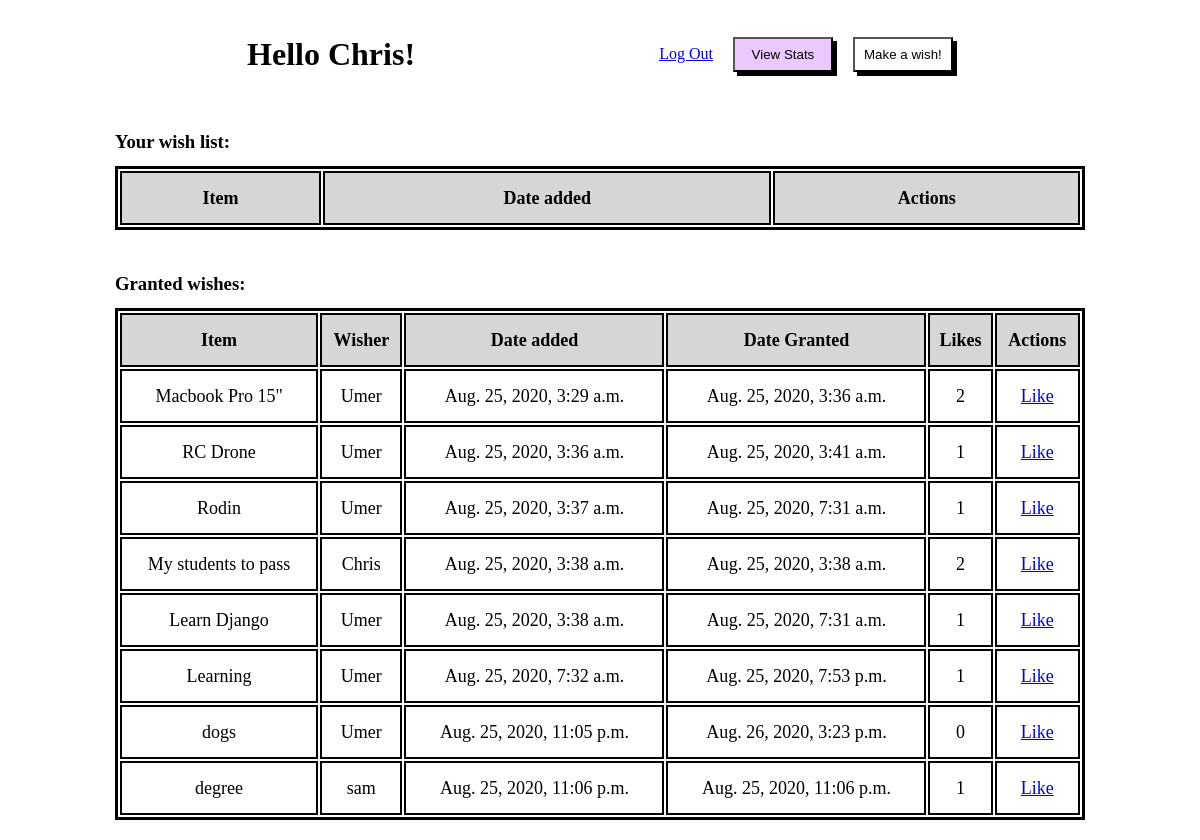
The app's page /wishes (signed in) with its own data.
### wish_app/models.py (models this page shows)
class User(models.Model):
    first_name = models.CharField(max_length=255)
    last_name = models.CharField(max_length=255)
    email = models.CharField(max_length=255)
    password = models.CharField(max_length=255)
    wish_liked = models.ManyToManyField('Wish', related_name="users_who_liked")
    created_at = models.DateTimeField(auto_now_add=True)
    updated_at = models.DateTimeField(auto_now=True)
    objects = UserManager()

class Wish(models.Model):
    item = models.CharField(max_length=255)
    describe = models.CharField(max_length=255)
    uploaded_by = models.ForeignKey(
        'User', related_name="wishes_uploaded", on_delete=models.CASCADE)
    is_granted = models.BooleanField(default=False)
    created_at = models.DateTimeField(auto_now_add=True)
    updated_at = models.DateTimeField(auto_now=True)
    objects = WishManager()

### wish_app/views.py (the view)
# urls.py: path('wishes', views.wishes),
def wishes(request):
    if 'user_id' not in request.session:
        return redirect('/')
    user = User.objects.get(id=request.session['user_id'])
    context = {
        'user': user,
        'all_wishes': Wish.objects.all(),
        'my_ungranted_wishes': Wish.objects.filter(is_granted=False).filter(uploaded_by=user),
        'all_granted_wishes': Wish.objects.filter(is_granted=True)
    }
    return render(request, 'wishes.html', context)

### wish_app/templates/wishes.html (shortened to what this page needs)
<!DOCTYPE html>
<html lang="en">
<head>
    {% load static %}
    <link rel="stylesheet" href="{% static 'css/style_wishes.css' %}">
</head>
<body>
    <div id="container">
        <header>
            <h1>Hello {{ user.first_name }}! </h1>
            <div>
                <a href="/logout">Log Out</a>
                <form action="/wishes/view_states" method="post">
                    <button id="headerButton1" type="submit">View Stats</button>
                </form>
                <form action="/wishes/new" method="post">
                    <a href="/wishes"><button id="headerButton2" type="submit">Make a wish!</button></a>
                </form>
            </div>
        </header>
        <div id="wishTable">
            <h3>Your wish list:</h3>
            <table>
                <thead>
                    <tr>
                        <th>Item</th>
                        <th>Date added</th>
                        <th>Actions</th>
                    </tr>
                </thead>
            </table>
        </div>
        <div id="grantedTable">
            <h3>Granted wishes:</h3>
            <table>
                <thead>
                    <tr>
                        <th>Item</th>
                        <th>Wisher</th>
                        <th>Date added</th>
                        <th>Date Granted</th>
                        <th>Likes</th>
                        <th>Actions</th>
                    </tr>
                </thead>
                <tbody>
                    {% for granted in all_granted_wishes %}
                    <tr>
                        <td>{{ granted.item }}</td>
                        <td>{{ granted.uploaded_by.first_name}}</td>
                        <td>{{ granted.created_at }}</td>
                        <td>{{ granted.updated_at}}</td>
                        <td>{{ granted.users_who_liked.all | length}}</td>
                        <td><a href="/wishes/{{ granted.id }}/like">Like</a></td>
                    </tr>
                    {% endfor %}
                </tbody>
            </table>
        </div>
    </div>
</body>
</html>

### wish_app/static/css/style_wishes.css (style rules this page uses)
* { margin:0 auto; }
#container { padding: 20px; line-height:3em; width: 970px; }
header { display: flex; justify-content: space-between; padding: 10px; }
header > div { display: flex; }
#headerButton2 { width: 100px; height: 35px; background-color: white; box-shadow: 4px 4px black; margin-left: 20px; }
#headerButton1 { width: 100px; height: 35px; background-color: #ebc9ff; box-shadow: 4px 4px black; margin-left: 20px; }
table { width:100%; text-align: center; border:3px solid black; }
th { background-color: #d6d6d6; border:2px solid black; font-size: 18px; }
td { border:2px solid black; font-size: 18px; }
#wishTable { margin-top:30px; }
#grantedTable { margin-top:30px; }

### records on screen
User: first_name "Chris"
Wish: item "Macbook Pro 15\"", uploaded_by.first_name "Umer", created_at "Aug. 25, 2020, 3:29 a.m.", updated_at "Aug. 25, 2020, 3:36 a.m.", users_who_liked.all|length "2"
Wish: item "RC Drone", uploaded_by.first_name "Umer", created_at "Aug. 25, 2020, 3:36 a.m.", updated_at "Aug. 25, 2020, 3:41 a.m.", users_who_liked.all|length "1"
Wish: item "Rodin", uploaded_by.first_name "Umer", created_at "Aug. 25, 2020, 3:37 a.m.", updated_at "Aug. 25, 2020, 7:31 a.m.", users_who_liked.all|length "1"
Wish: item "My students to pass", uploaded_by.first_name "Chris", created_at "Aug. 25, 2020, 3:38 a.m.", updated_at "Aug. 25, 2020, 3:38 a.m.", users_who_liked.all|length "2"
Wish: item "Learn Django", uploaded_by.first_name "Umer", created_at "Aug. 25, 2020, 3:38 a.m.", updated_at "Aug. 25, 2020, 7:31 a.m.", users_who_liked.all|length "1"
Wish: item "Learning", uploaded_by.first_name "Umer", created_at "Aug. 25, 2020, 7:32 a.m.", updated_at "Aug. 25, 2020, 7:53 p.m.", users_who_liked.all|length "1"
Wish: item "dogs", uploaded_by.first_name "Umer", created_at "Aug. 25, 2020, 11:05 p.m.", updated_at "Aug. 26, 2020, 3:23 p.m.", users_who_liked.all|length "0"
Wish: item "degree", uploaded_by.first_name "sam", created_at "Aug. 25, 2020, 11:06 p.m.", updated_at "Aug. 25, 2020, 11:06 p.m.", users_who_liked.all|length "1"
